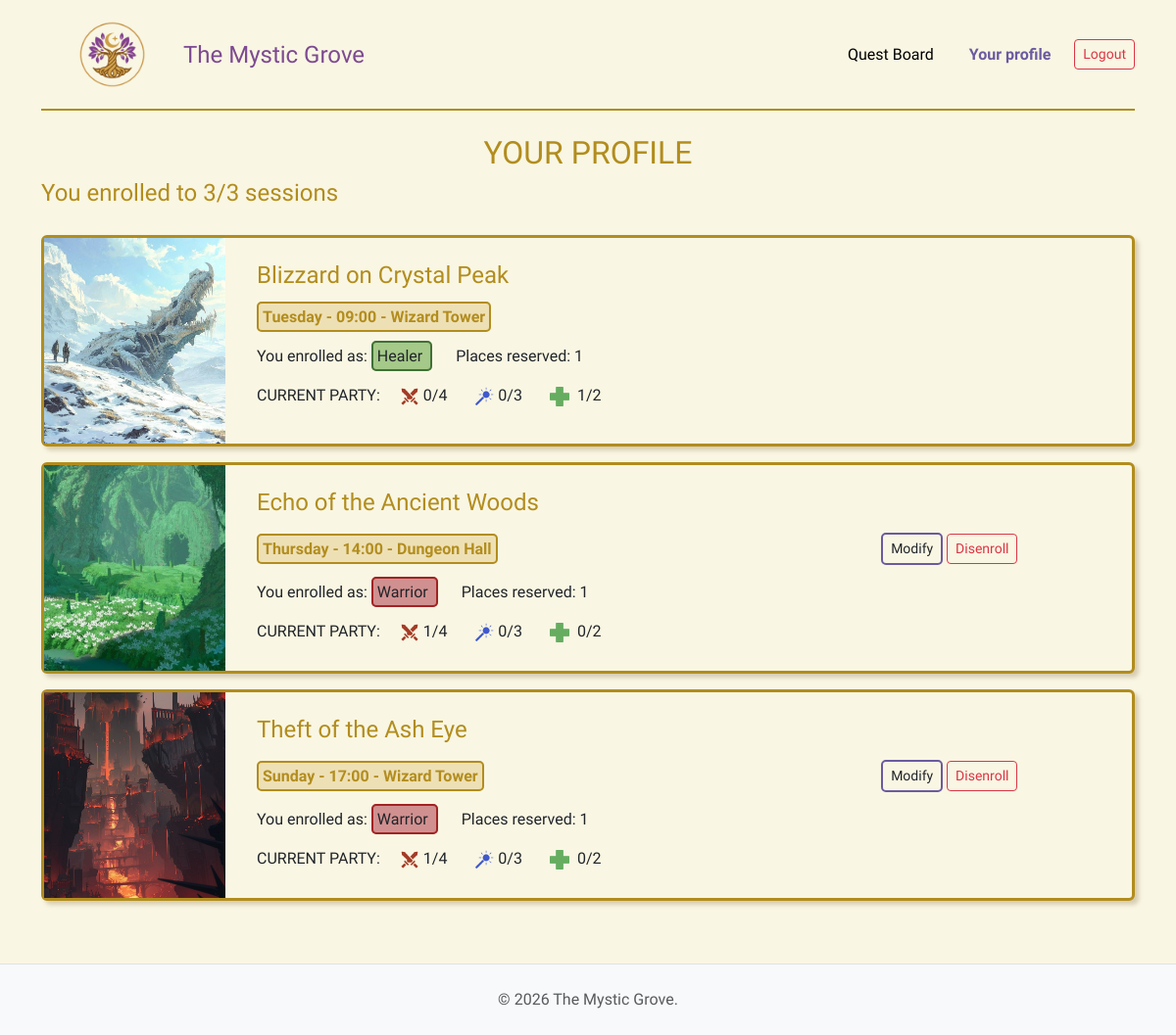
/profile_user (signed in), run on an earlier commit of the app's database.
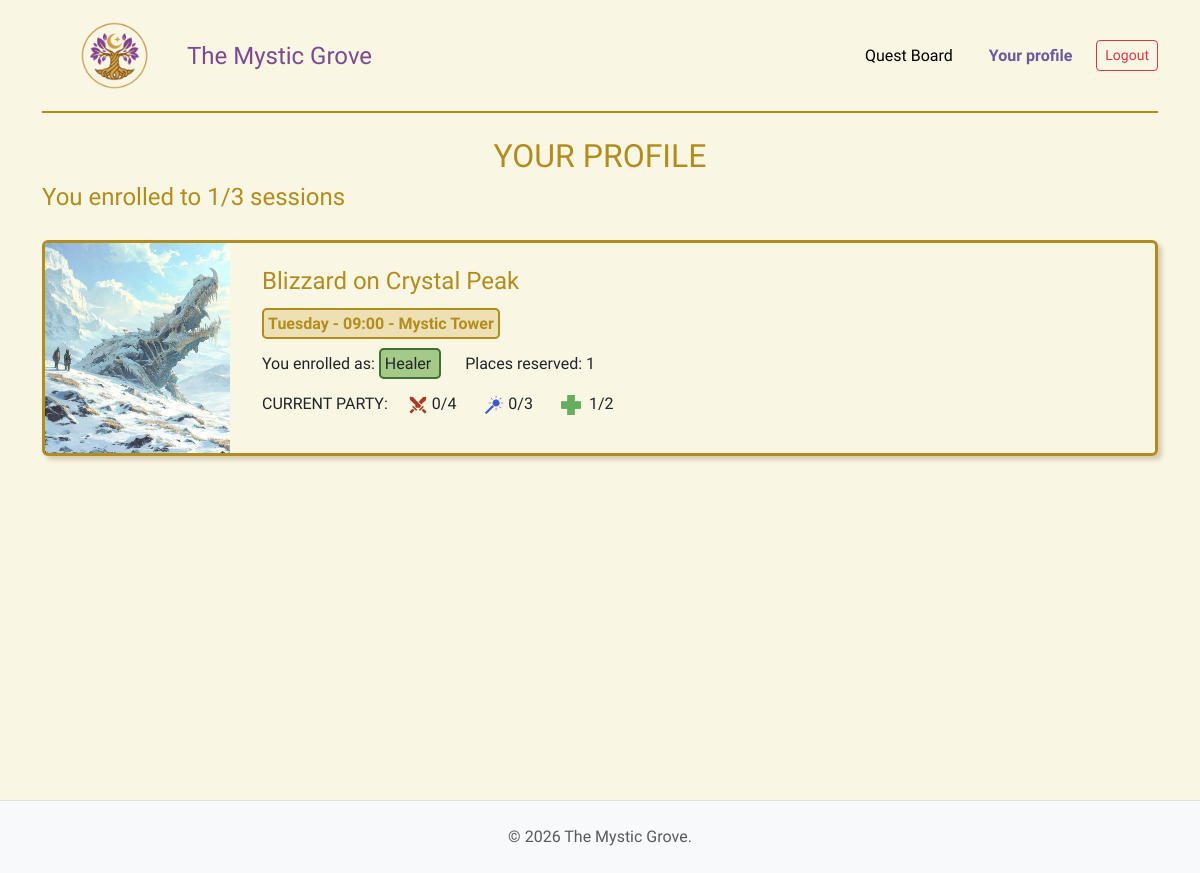
And on a later commit of the database.
### tables this page shows
CREATE TABLE "enrollments" (
	"id"	INTEGER NOT NULL,
	"user_id"	INTEGER NOT NULL,
	"session_id"	INTEGER NOT NULL,
	"class"	TEXT NOT NULL,
	"places"	INTEGER,
	PRIMARY KEY("id" AUTOINCREMENT),
	FOREIGN KEY("session_id") REFERENCES "quest_sessions"("id"),
	FOREIGN KEY("user_id") REFERENCES "users"("id")
);

CREATE TABLE "quests" (
	"id"	INTEGER NOT NULL,
	"title"	TEXT NOT NULL,
	"duration_min"	INTEGER NOT NULL,
	"quest_type"	TEXT NOT NULL,
	"difficulty"	TEXT NOT NULL,
	"description"	TEXT NOT NULL,
	"quest_img"	TEXT NOT NULL,
	PRIMARY KEY("id" AUTOINCREMENT)
);

CREATE TABLE "quest_sessions" (
	"id"	INTEGER NOT NULL,
	"quest_id"	INTEGER NOT NULL,
	"day"	TEXT NOT NULL,
	"start_time"	TEXT NOT NULL,
	"location"	TEXT NOT NULL,
	PRIMARY KEY("id" AUTOINCREMENT),
	FOREIGN KEY("quest_id") REFERENCES "quests"("id")
);

### app.py (the view)
@app.route("/profile_user")
@login_required
def profile_user():
    if current_user.role != 'adventurer':
        flash("You are not allowed to perform this action.", "danger")
        return redirect(url_for('home'))
    db_enrollments = enrollments_dao.get_enrollments_by_user(current_user.id)
    current_minutes = day_time_to_minutes(SIMULATED_CURRENT_TIME['day'], SIMULATED_CURRENT_TIME['time'])
    enrollments_list = []
    for e in db_enrollments:
        e_dict = dict(e)
        taken = enrollments_dao.get_places_taken(e['session_id'])
        e_dict['taken_places'] = {
            'warrior': taken['warrior'],
            'mage':  taken['mage'],
            'healer':  taken['healer']
        }
        session_minutes = day_time_to_minutes(e['day'], e['start_time'])
        time_diff = session_minutes - current_minutes
        e_dict['can_be_modified'] = (time_diff > 480)
        enrollments_list.append(e_dict)
    enrolled_count = len(enrollments_list)
    return render_template("profile_user.html", enrollments=enrollments_list, enrolled_count=enrolled_count)

### app.py (called while the page is built)
def day_time_to_minutes(day, time):
    day_index = DAY_TO_INDEX[day]
    parts = time.split(":")
    hours = int(parts[0])
    minutes = int(parts[1])
    return day_index * 24 * 60 + hours *60 + minutes

@login_manager.user_loader
def load_user(user_id):
    db_user = users_dao.get_user_by_id(user_id)
    if db_user is not None:
        user = User(
            id=db_user["id"],
            username=db_user["username"],
            email=db_user["email"],
            password=db_user["password"],
            role=db_user["role"],
        )
    else:
        user = None
    return user

### enrollments_dao.py (called while the page is built)
def get_places_taken(p_session_id):
    query = """
        SELECT class, SUM(places) as places
        FROM enrollments
        WHERE session_id = ?
        GROUP BY class
    """
    conn = sqlite3.connect("guild.db")
    conn.row_factory = sqlite3.Row
    cursor = conn.cursor()
    cursor.execute(query, (p_session_id,))
    rows = cursor.fetchall()
    cursor.close()
    conn.close()
    places = {"warrior": 0, "mage": 0, "healer": 0}
    for r in rows:
        places[r["class"]] = r["places"]
    return places

### users_dao.py (called while the page is built)
def get_user_by_id(p_id):
    query = "SELECT * FROM users WHERE id = ?"
    conn = sqlite3.connect("guild.db")
    conn.row_factory = sqlite3.Row
    cursor = conn.cursor()
    cursor.execute(query, (p_id,))
    db_user = cursor.fetchone()
    conn.commit()
    cursor.close()
    conn.close()
    return db_user

### templates/profile_user.html (shortened to what this page needs)
{% extends "base.html" %}
{% block content %}
<header class="col-12">
    <h2 class="text-center gold">YOUR PROFILE</h2>
    <h4 class="mb-1 gold">You enrolled to {{enrolled_count}}/3 sessions</h4>
</header>
<div class="enrollments-container">
    {% for enrollment in enrollments %}
    <div class="col-12 card quest-card mb-3 col-md-12">
        <div class="row g-0">
            <div class="col-md-2">
                <img src="{{ url_for('static', filename=enrollment.quest_img) }}"
                    alt="{{ enrollment.title }}"
                    class="quest-profile-img">
            </div>
            <div class="col-md-9 ps-2">
                <div class="card-body p-4">
                    <h4 class="mb-3 gold">
                        <a href="{{ url_for('quest_session', session_id=enrollment.session_id) }}" class="text-decoration-none gold">
                            {{ enrollment.title }}
                        </a>
                   </h4>
                        <div class="row align-items-center mb-3">
                            <div class="col-md-8">
                                <span
                                    class=" badge-gold p-1 fw-semibold me-4 ">{{
                                    enrollment.day | capitalize }} - {{
                                    enrollment.start_time }} - {{
                                    enrollment.location }} </span>
                            </div>
                            <div class="col-md-4 text-end">
                                {% if enrollment.can_be_modified %}
                                <button type="button" class="btn btn-sm btn-purple toggle-edit-btn" data-session-id="{{ enrollment.session_id }}">Modify</button>
                                <form
                                    action="{{ url_for('delete_enrollment', session_id=enrollment.session_id, id = enrollment.id) }}"
                                    method="post" class="d-inline">
                                    <button type="submit"
                                        class="btn btn-sm btn-outline-danger">Disenroll</button>
                                </form>
                                {% endif %}
                            </div>
                        </div>
                        <div class="mb-3">
                            <span> You enrolled as: </span>
                            <span class="p-1 me-4 badge-{{enrollment.class}}">{{
                                enrollment.class | capitalize }}
                            </span>
                            <span> Places reserved: {{enrollment.places}}</span>
                        </div>
                        <div>
                            <span class="  me-3"> CURRENT PARTY: </span>
                            <span class=" me-4">
                                <img
                                    src="{{ url_for('static', filename='images/warrior_icon.png') }}"
                                    alt="Warrior" class="class-icon-small">
                                {{enrollment.taken_places.warrior }}/4</span>
                            <span class="  me-4"> <img
                                    src="{{ url_for('static', filename='images/mage_icon.png') }}"
                                    alt="Mage" class="class-icon-small">
                                {{
                                enrollment.taken_places.mage }}/3</span>
                            <span class="  "><img
                                    src="{{ url_for('static', filename='images/healer_icon.png') }}"
                                    alt="Healer"
                                    class="class-icon-small pe-2">{{
                                enrollment.taken_places.healer }}/2</span>
                        </div>
                </div>
            </div>
        </div>
    </div>
    {% endfor %}
</div>
{% endblock %}

### templates/base.html (shortened to what this page needs)
<!DOCTYPE html>
<html lang="en">
    <head>
        <link
            href="https://cdn.jsdelivr.net/npm/bootstrap@5.3.2/dist/css/bootstrap.min.css"
            rel="stylesheet"
>
        <link rel="stylesheet"
            href="{{ url_for('static', filename='css/styles.css') }}">
    </head>
    <body>
        <div class="container flex flex-column min-vh-100">
            <header
                class="header-navbar d-flex justify-content-between align-items-center py-3 mb-4 ">
                <a href="{{ url_for('home') }}"
                    class="d-flex align-items-center text-decoration-none link-body-emphasis fs-4 fw-bold">
                    <img
                        src="{{ url_for('static', filename='images/guild_logo.png') }}"
                        width="145">
                    <span class="purple-light navbar-guild-title">The Mystic
                        Grove</span>
                </a>
                <nav>
                    <ul class="nav nav-pills align-items-center">
                        <li class="nav-item me-1">
                            <a href="{{ url_for('home') }}"
                                class="nav-link link-body-emphasis">Quest
                                Board</a>
                        </li>
                        {% if not current_user.is_authenticated %}
                        <li class="nav-item"><a href="{{ url_for('login') }}"
                                class="nav-link btn-login-purple ">Login</a></li>
                        <li class="nav-item"><a href="{{ url_for('signup') }}"
                                class="nav-link btn-register">Register</a></li>
                        {% else %}
                        <li class="nav-item">
                            <a href="
                        {% if current_user.role == 'adventurer' %}
                            {{ url_for('profile_user') }}
                        {% elif current_user.role == 'guild_master' %}
                            {{ url_for('profile_master') }}
                        {% else %}
                            {{ url_for('profile_council') }}
                        {% endif %}"
                                class="nav-link btn-register fw-bold"> Your
                                profile
                            </a>
                        </li>
                        <li class="nav-item ms-2">
                            <a href="{{ url_for('logout') }}"
                                class="btn btn-outline-danger btn-sm">Logout</a>
                        </li>
                        {% endif %}
                    </ul>
                </nav>
            </header>
            <main class="row g-4 mb-5">
                {% block content %}
                {% endblock %}
            </main>
        </div>
        <footer class="mt-auto border-top bg-body-tertiary">
            <div class="container py-4 text-center">
                <span class="text-body-secondary">© 2026 The Mystic
                    Grove.</span>
            </div>
        </footer>
    </body>
</html>

### static/css/styles.css (style rules this page uses)
body { font-family: "Philosopher", serif; font-weight: 400; background-color: #f9f6e3; color: #251e3a; }
h1, h2, h3, h4, h5, .navbar-guild-title { font-family: "Rye", serif; font-weight: 400; font-style: normal; }
.purple-light { color: #7d4a91; }
.gold { color: #b28d1e; }
.header-navbar { border-bottom: 2.5px solid #b28d1e; }
.quest-card { border: 3px solid #b28d1e !important; background-color: #f9f6e3 !important; box-shadow: 4px 4px 4px rgba(139, 111, 71, 0.3) !important; }
.btn-register { color: #6b5aa0 !important; }
.badge-gold { border: 2.5px solid #b28d1e; background-color: #eee0b5 ; color: #b28d1e ; border-radius: 5px; }
.badge-healer { background-color: #a5c989 ; border: 2.5px solid #407035; border-radius: 5px; }
.quest-profile-img { width: 100%; height: 210px; object-fit: cover; }
.class-icon-small { height: 20px; }

What changed in the data, as far as the page shows it:
removed enrollments: quest_img (picture), title "Echo of the Ancient Woods", day "Thursday", start_time "14:00", location "Dungeon Hall", class "Warrior", places "1", taken_places.warrior "1", taken_places.mage "0", taken_places.healer "0"
removed enrollments: quest_img (picture), title "Theft of the Ash Eye", day "Sunday", start_time "17:00", location "Wizard Tower", class "Warrior", places "1", taken_places.warrior "1", taken_places.mage "0", taken_places.healer "0"
changed through a linked row, enrollments "Healer": location "Wizard Tower" → "Mystic Tower"
Also different on the page:
{{ enrolled_count }}: "3" → "1"
